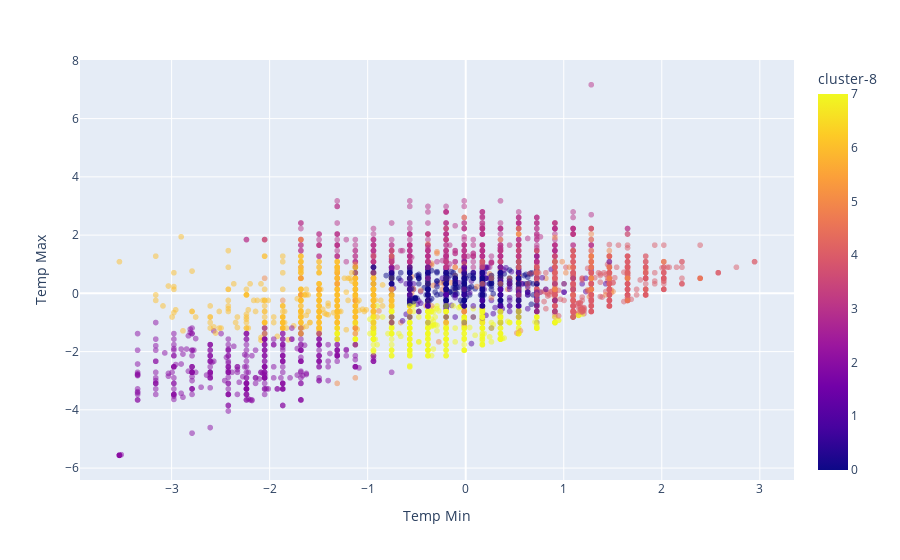

The notebook cell saved with this chart:
### Code cell
px.scatter(train_df, x='Temp Min', y='Temp Max', color='cluster-8', opacity=0.5)

### Figure 1 — Plotly figure (JSON) as saved in the notebook; plotly's stock layout.template omitted (floating-point values rounded to 4 significant figures; data arrays with more than 128 entries replaced by an {"elided": "..."} marker saying what was removed)
{"data": [{"hovertemplate": "Temp Min=%{x}<br>Temp Max=%{y}<br>cluster-8=%{marker.color}<extra></extra>", "legendgroup": "", "marker": {"color": {"elided": "7323 int values"}, "coloraxis": "coloraxis", "opacity": 0.5, "symbol": "circle"}, "mode": "markers", "name": "", "showlegend": false, "type": "scattergl", "x": {"elided": "7323 float values"}, "xaxis": "x", "y": {"elided": "7323 float values"}, "yaxis": "y"}], "layout": {"coloraxis": {"colorbar": {"title": {"text": "cluster-8"}}, "colorscale": [[0, "#0d0887"], [0.1111, "#46039f"], [0.2222, "#7201a8"], [0.3333, "#9c179e"], [0.4444, "#bd3786"], [0.5556, "#d8576b"], [0.6667, "#ed7953"], [0.7778, "#fb9f3a"], [0.8889, "#fdca26"], [1, "#f0f921"]]}, "legend": {"tracegroupgap": 0}, "margin": {"t": 60}, "xaxis": {"anchor": "y", "domain": [0, 1], "title": {"text": "Temp Min"}}, "yaxis": {"anchor": "x", "domain": [0, 1], "title": {"text": "Temp Max"}}}}
